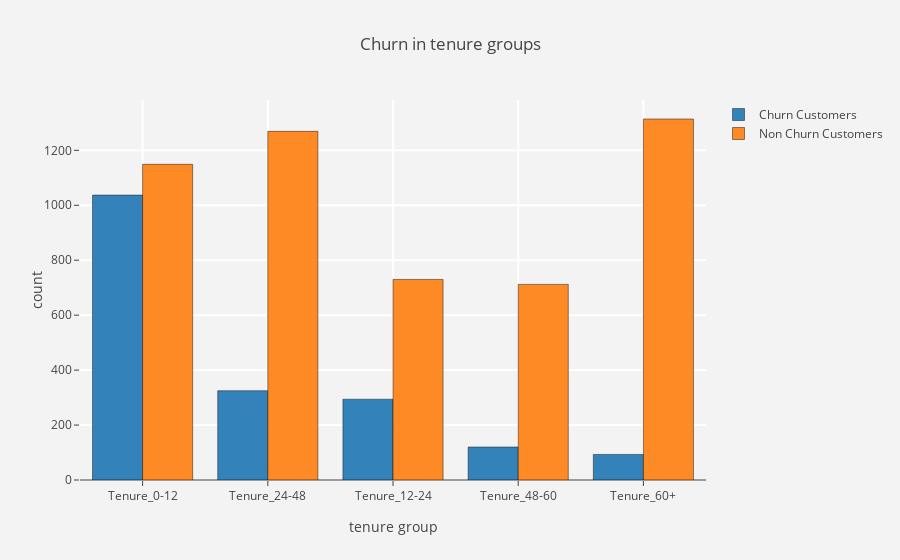

The notebook cell saved with this chart:
### Code cell
# Separate churn and non churn customers
churn = df[df["Churn"] == "Yes"]

not_churn = df[df["Churn"] == "No"]

# Graph customer attrition in tenure groups
tg_ch = churn["tenure_group"].value_counts().reset_index()
tg_ch.columns = ["tenure_group","count"]
tg_nch = not_churn["tenure_group"].value_counts().reset_index()
tg_nch.columns = ["tenure_group","count"]

#bar - churn
trace1 = go.Bar(x = tg_ch["tenure_group"]  , y = tg_ch["count"],
                name = "Churn Customers",
                marker = dict(line = dict(width = .5,color = "black")),
                opacity = .9)

#bar - not churn
trace2 = go.Bar(x = tg_nch["tenure_group"] , y = tg_nch["count"],
                name = "Non Churn Customers",
                marker = dict(line = dict(width = .5,color = "black")),
                opacity = .9)

layout = go.Layout(dict(title = "Churn in tenure groups",
                        plot_bgcolor  = "rgb(243,243,243)",
                        paper_bgcolor = "rgb(243,243,243)",
                        xaxis = dict(gridcolor = 'rgb(255, 255, 255)',
                                     title = "tenure group",
                                     zerolinewidth=1,ticklen=5,gridwidth=2),
                        yaxis = dict(gridcolor = 'rgb(255, 255, 255)',
                                     title = "count",
                                     zerolinewidth=1,ticklen=5,gridwidth=2),
                       )
                  )
data = [trace1,trace2]
fig  = go.Figure(data=data,layout=layout)
py.iplot(fig)

### Figure 1 — Plotly figure (JSON) as saved in the notebook; plotly's stock layout.template omitted (floating-point values rounded to 4 significant figures)
{"data": [{"marker": {"line": {"color": "black", "width": 0.5}}, "name": "Churn Customers", "opacity": 0.9, "type": "bar", "uid": "1f05259e-e6f1-11e8-90d2-e470b8e32c80", "x": ["Tenure_0-12", "Tenure_24-48", "Tenure_12-24", "Tenure_48-60", "Tenure_60+"], "y": [1037, 325, 294, 120, 93]}, {"marker": {"line": {"color": "black", "width": 0.5}}, "name": "Non Churn Customers", "opacity": 0.9, "type": "bar", "uid": "1f052be8-e6f1-11e8-90d2-e470b8e32c80", "x": ["Tenure_60+", "Tenure_24-48", "Tenure_0-12", "Tenure_12-24", "Tenure_48-60"], "y": [1314, 1269, 1149, 730, 712]}], "layout": {"paper_bgcolor": "rgb(243,243,243)", "plot_bgcolor": "rgb(243,243,243)", "title": "Churn in tenure groups", "xaxis": {"gridcolor": "rgb(255, 255, 255)", "gridwidth": 2, "ticklen": 5, "title": "tenure group", "zerolinewidth": 1}, "yaxis": {"gridcolor": "rgb(255, 255, 255)", "gridwidth": 2, "ticklen": 5, "title": "count", "zerolinewidth": 1}}}
